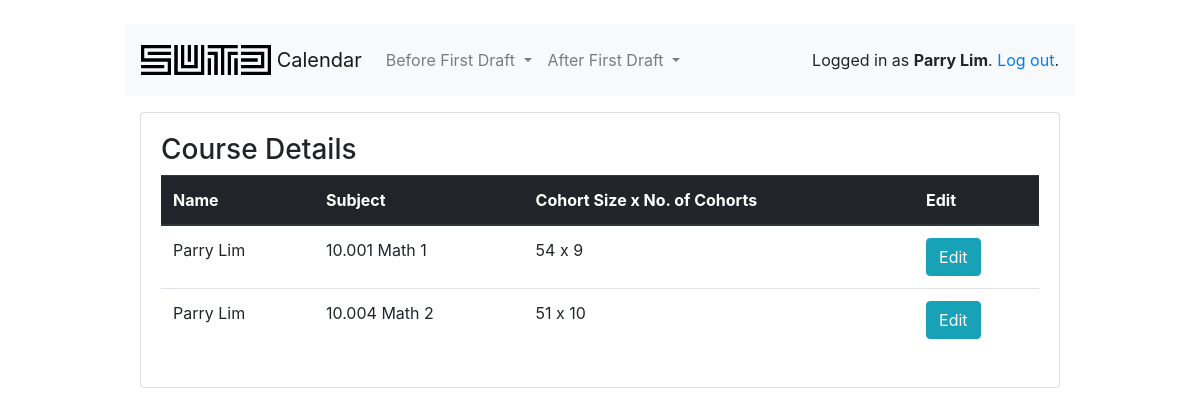
Screenshot of /professors/details (signed in) with the database file from the repository.
### loginpage/models.py (models this page shows, shortened)
class User(AbstractUser):
    user_type = models.PositiveSmallIntegerField(choices=USER_TYPE_CHOICES, default=5)
    first_name = models.CharField(max_length=50)
    last_name = models.CharField(max_length=50)
    phase = models.PositiveSmallIntegerField(choices=PHASE_CHOICES, default=1)
    def get_user_type(self):
        if self.user_type == usertypes['professor']:
            return 'Professor'
        elif self.user_type == usertypes['coursecoordinators']:
            return 'Course Coordinator'
        elif self.user_type == usertypes['sutdadmin']:
            return 'SUTD Admin'
        elif self.user_type == usertypes['timetableplanner']:
            return 'Timetable Planner'
        else:
            return 'Student'

class Preferences(models.Model):
    created_by = models.ForeignKey(User, on_delete=models.CASCADE, null=True, blank=True, related_name='userpref')
    first_name = models.CharField(max_length=50)
    last_name = models.CharField(max_length=50)
    user_type = models.PositiveSmallIntegerField(choices=USER_TYPE_CHOICES, default=5)
    subject_code = models.CharField(max_length=10)
    subject_name = models.CharField(max_length=50)
    cohort_size = models.PositiveSmallIntegerField()
    cohort_num = models.PositiveSmallIntegerField()

### loginpage/views/professors.py (the view)
# urls.py: path('details', professors.DetailsListView.as_view(), name='details'),
@method_decorator([login_required, professor_required, beforefirstdraft_required], name='dispatch')
class DetailsListView(ListView):
    template_name = 'coursedetails/detailslist.html'
    def get_queryset(self):
        return Preferences.objects.filter(created_by=self.request.user)

### loginpage/templates/coursedetails/detailslist.html (shortened to what this page needs)
{% extends 'base.html' %}
{% block content %}
	<h3>Course Details</h3>
	<table  class="table table-hover">
		<thead class="thead-dark">
			<tr>
			    <th scope="col">Name</th>
			    <th scope="col">Subject</th>
			    <th scope="col">Cohort Size x No. of Cohorts</th>
			    <th scope="col">Edit </th>
		  	</tr>
			{% for item in object_list %}
		    	 <tr>
					<td>{{ item.first_name }} {{ item.last_name }} </td>
					<td>{{ item.subject_code }} {{ item.subject_name }}</td>
					<td>{{ item.cohort_size }} x {{ item.cohort_num }}</td>
					<td> <a class="btn btn-info" href="{% url 'professors:editdetails' item.id %}" role="button">Edit</a> </td>
				</tr>
	   	{% empty %}
	    	<tr>
				<td>No course details yet </td>
				<td></td>
				<td></td>
	    	</tr>
		{% endfor %}
	</table>
{% endblock %}

### templates/base.html (shortened to what this page needs)
{% load static %}<!doctype html>
<html lang="en">
  <head>
    <link rel="stylesheet" href="https://maxcdn.bootstrapcdn.com/bootstrap/4.0.0/css/bootstrap.min.css">
    <link rel="stylesheet" type="text/css" href="{% static 'vendor/fontello-2f186091/css/fontello.css' %}">
    <link rel="stylesheet" type="text/css" href="{% static 'css/app.css' %}">
  </head>
  <body>
    <div class="container my-4">
      <div class="row justify-content-center">
        <div class="col-md-10 col-sm-12">
          <div class="row">
          <nav class="navbar navbar-expand-lg navbar-light bg-light col-12 mb-3">
            <a class="navbar-brand" href="{% url 'home' %}">
              <img src="{% static 'img/sutdlogo.png' %}" width="130" height="30" class="d-inline-block align-top" alt="">
              Calendar
            </a>
              <div class="collapse navbar-collapse" id="navbarSupportedContent">
                {% if user.get_user_type == 'Professor' %}
                  {% include 'professor_navbar.html' %}
                {% elif user.get_user_type == 'Timetable Planner' %}
                  {% include 'planner_navbar.html' %}
                {% endif %}
              </div>
            <div class="form-inline my-2 my-lg-0">
              {% if user.is_authenticated %}
                <p class="pt-3">Logged in as <strong>{{ user.first_name }} {{ user.last_name }}</strong>. <a href="{% url 'logout' %}">Log out</a>.</p>
              {% else %}
                <a href="{% url 'login' %}" class="btn btn-light" role="button">Log in</a>
                <a href="{% url 'signup' %}" class="btn btn-primary" role="button">Sign up</a>
              {% endif %}
            </div>
          </nav>
          </div>
          <div class="card mb-3">
            <div class="card-body">
              {% block content %}
              {% endblock %}
            </div>
          </div>
        </div>
      </div>
    </div>
  </body>
</html>

### templates/professor_navbar.html (shortened to what this page needs)
    <ul class="navbar-nav mr-auto">
      <li class="nav-item dropdown">
        <a class="nav-link dropdown-toggle" href="#" id="navbarDropdown" role="button" data-toggle="dropdown" aria-haspopup="true" aria-expanded="false">
          Before First Draft
        </a>
      </li>
      <li class="nav-item dropdown">
        <a class="nav-link dropdown-toggle" href="#" id="navbarDropdown" role="button" data-toggle="dropdown" aria-haspopup="true" aria-expanded="false">
          After First Draft
        </a>
      </li>
    </ul>

### rows the page displays
User: first_name "Parry", last_name "Lim"
Preferences: first_name "Parry", last_name "Lim", subject_code "10.001", subject_name "Math 1", cohort_size "54", cohort_num "9"
Preferences: first_name "Parry", last_name "Lim", subject_code "10.004", subject_name "Math 2", cohort_size "51", cohort_num "10"
